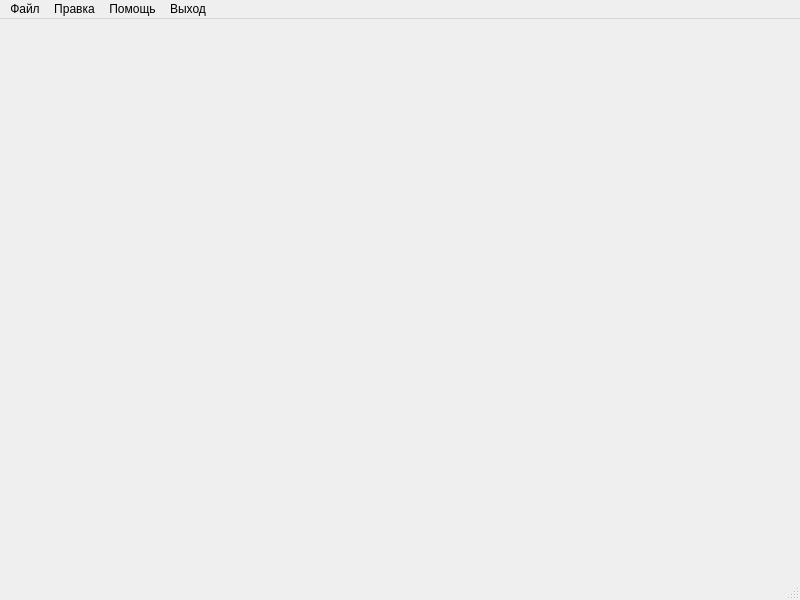
<?xml version="1.0" encoding="UTF-8"?>
<ui version="4.0">
 <class>MainWindow</class>
 <widget class="QMainWindow" name="MainWindow">
  <property name="geometry">
   <rect>
    <x>0</x>
    <y>0</y>
    <width>800</width>
    <height>600</height>
   </rect>
  </property>
  <property name="windowTitle">
   <string>MainWindow</string>
  </property>
  <widget class="QWidget" name="centralwidget"/>
  <widget class="QStatusBar" name="statusbar"/>
  <widget class="QMenuBar" name="menubar">
   <property name="geometry">
    <rect>
     <x>0</x>
     <y>0</y>
     <width>800</width>
     <height>26</height>
    </rect>
   </property>
   <widget class="QMenu" name="menu">
    <property name="title">
     <string>Файл</string>
    </property>
    <addaction name="action"/>
    <addaction name="action_2"/>
    <addaction name="action_3"/>
   </widget>
   <widget class="QMenu" name="menu_2">
    <property name="title">
     <string>Правка</string>
    </property>
    <addaction name="action_4"/>
    <addaction name="action_5"/>
   </widget>
   <widget class="QMenu" name="menu_3">
    <property name="title">
     <string>Помощь</string>
    </property>
    <addaction name="action_6"/>
    <addaction name="action_7"/>
   </widget>
   <widget class="QMenu" name="menu_4">
    <property name="title">
     <string>Выход</string>
    </property>
    <addaction name="action_8"/>
   </widget>
   <addaction name="menu"/>
   <addaction name="menu_2"/>
   <addaction name="menu_3"/>
   <addaction name="menu_4"/>
  </widget>
  <action name="action">
   <property name="icon">
    <iconset>
     <normaloff>image/open-svgrepo-com.svg</normaloff>image/open-svgrepo-com.svg</iconset>
   </property>
   <property name="text">
    <string>Открыть</string>
   </property>
   <property name="shortcut">
    <string>Ctrl+O</string>
   </property>
  </action>
  <action name="action_2">
   <property name="text">
    <string>Сохранить</string>
   </property>
   <property name="shortcut">
    <string>Ctrl+S</string>
   </property>
  </action>
  <action name="action_3">
   <property name="text">
    <string>Сохранить как...</string>
   </property>
  </action>
  <action name="action_4">
   <property name="text">
    <string>Копировать</string>
   </property>
   <property name="shortcut">
    <string>Ctrl+C</string>
   </property>
  </action>
  <action name="action_5">
   <property name="text">
    <string>Вставить</string>
   </property>
   <property name="shortcut">
    <string>Ctrl+V</string>
   </property>
  </action>
  <action name="action_6">
   <property name="text">
    <string>Справка</string>
   </property>
   <property name="shortcut">
    <string>Ctrl+Q</string>
   </property>
  </action>
  <action name="action_7">
   <property name="text">
    <string>О QT</string>
   </property>
  </action>
  <action name="action_8">
   <property name="text">
    <string>Выйти</string>
   </property>
  </action>
 </widget>
 <resources/>
 <connections/>
</ui>
